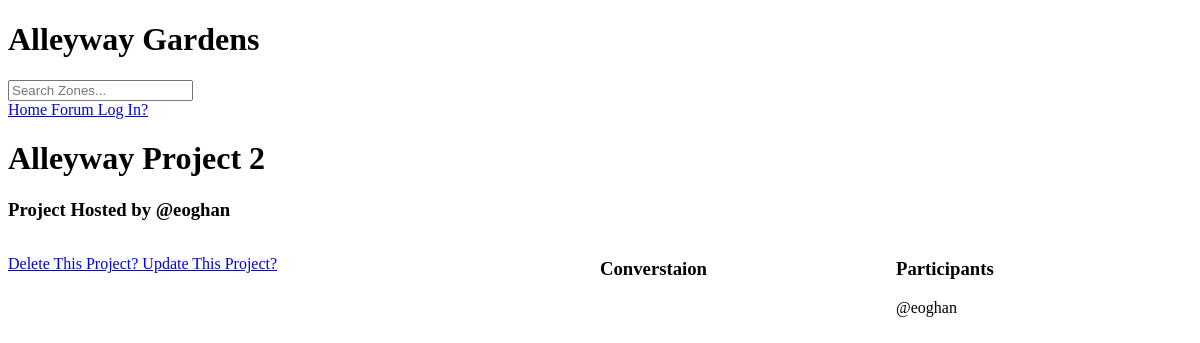
/project/3/, run on an earlier commit of the app's database.
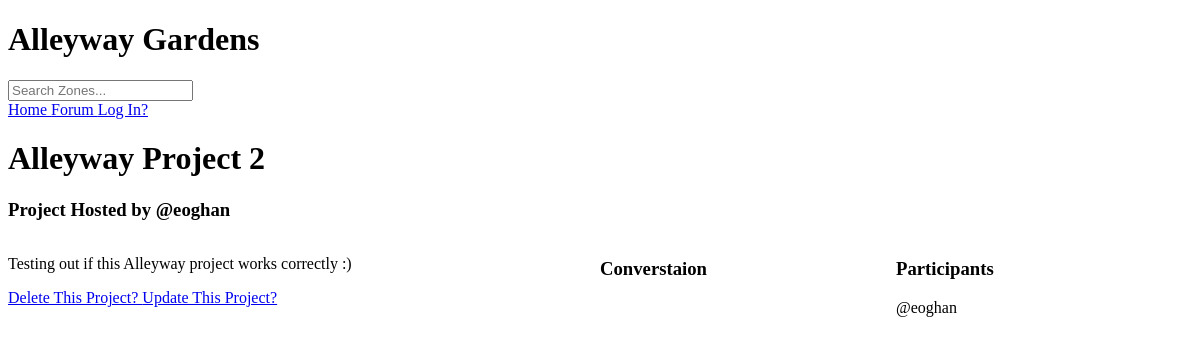
And on a later commit of the database.
### base/models.py (models this page shows, shortened)
class Project(models.Model):
    host = models.ForeignKey(User, on_delete=models.SET_NULL, null=True)
    zone = models.ForeignKey(Zone, on_delete=models.SET_NULL, null=True)
    name = models.CharField(max_length=200)
    description = models.TextField(null=True, blank= True)
    participants = models.ManyToManyField(User, related_name='participants', blank=True)
    updated = models.DateTimeField(auto_now=True)
    created = models.DateTimeField(auto_now_add=True)
    class Meta:
        ordering = ['-updated', '-created']

### base/views.py (the view, shortened to what this page needs)
# urls.py: path('project/<str:pk>/', views.project, name="project"),
def project(request, pk):
    project = Project.objects.get(id=pk)
    project_messages = project.message_set.all().order_by('-created')
    participants = project.participants.all()
    context = {'project':project, 'project_messages':project_messages, 'participants':participants}
    return render(request, 'base/projects.html', context)

### base/templates/base/projects.html (shortened to what this page needs)
{% extends 'main.html' %}
{% block content %}
  <h1>{{project.name}}</h1>
  <h3> Project Hosted by @{{project.host.username}}</h3>
  <div class="project-container">
  <div>
    <p>{{project.description}}</p>
    <a href="{% url 'delete-project' project.id %}"> Delete This Project? </a>
    <a href="{% url 'update-project' project.id %}"> Update This Project? </a>
  </div>
  <div>
    <div class="comment-wrapper">
      <h3>Converstaion</h3>
    </div>
  </div>
  <div>
    <h3>Participants</h3>
    {% for user in participants %}
    <div>
      <p>@{{user.username}}</p>
    </div>
    {% endfor %}
  </div>
</div>
{% endblock content %}

What changed in the data, as far as the page shows it:
changed Project "Alleyway Project 2": description (not shown) → "Testing out if this Alleyway project works correctly :)"
